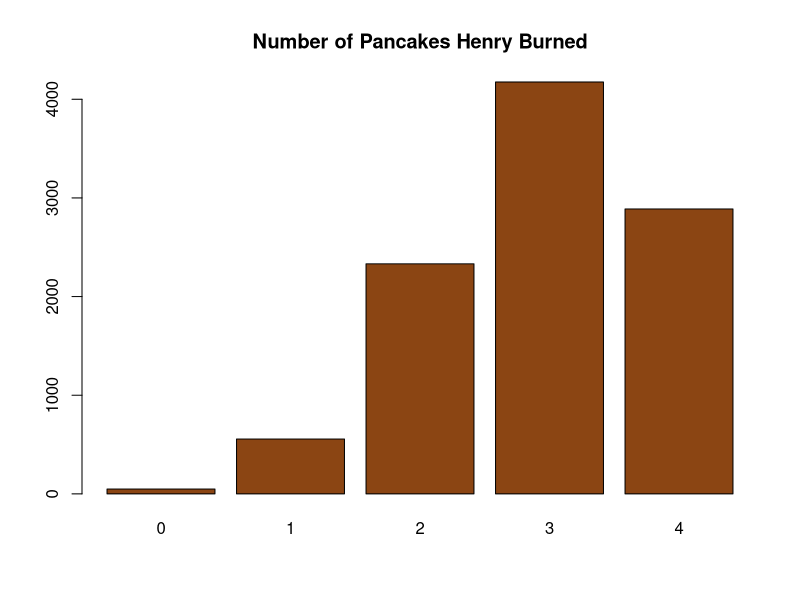
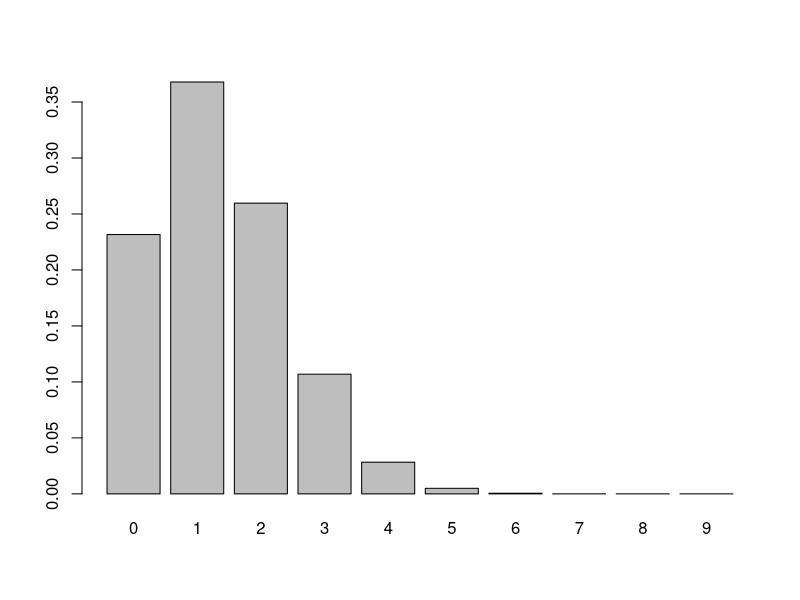

Source code (R) for these figures, in order:
## ---- chunk 1

#Make a list of 100 values where 13 are ones, and 87 are 0's:

mylist<-c(rep(1, 13), rep(0,87))
mylist

#the rep(a,b) command will make a vector that repeats a b times.
#the c puts the two vectors together to be one vector

#Randomly choose 1 value of the 100 values:

X<-sample(mylist, 1)
X
## ---- chunk 2

#Make a list of 1000 values where 22 are ones, and 978 are 0's:

mylist<-c(rep(1, 22), rep(0,978))


#the rep(a,b) command will make a vector that repeats a b times.
#the c puts the two vectors together to be one vector

#Randomly choose 500 value of the 1000 values with replacement (aka independently):

Y<-sample(mylist, 500, replace=TRUE)

mean(Y)
## ---- chunk 3

#Make a list of 1000 values where 22 are ones, and 978 are 0's:

mylist<-c(rep(1, 22), rep(0,978))


#the rep(a,b) command will make a vector that repeats a b times.
#the c puts the two vectors together to be one vector

#Randomly choose 500 value of the 1000 values with replacement (aka independently):

Y<-sample(mylist, 1000000, replace=TRUE)

mean(Y)
## ---- chunk 4

#Make a list of 100 values where 13 are ones, and 87 are 0's:

mylist<-c(rep(1, 73), rep(0,27))


#the rep(a,b) command will make a vector that repeats a b times.
#the c puts the two vectors together to be one vector

#Randomly choose 4 value of the 100 values with replacement (aka independently)

Bern.Trials.4<-sample(mylist, 4, replace=TRUE)

Bern.Trials.4

X<-sum(Bern.Trials.4)  #Adding up the 4 Independent Bernoulli Trials to get my Binomial variable
X
## ---- chunk 5

#Make a list of 100 values where 13 are ones, and 87 are 0's:

mylist<-c(rep(1, 73), rep(0,27))


#the rep(a,b) command will make a vector that repeats a b times.
#the c puts the two vectors together to be one vector

#Randomly choose 4 value of the 100 values with replacement (aka independently)

number.burned<-NULL #making an empty list
n.days<-10000  #number of days Henry makes pancakes

for (i in 1:n.days){

  Bern.Trials.4<-sample(mylist, 4, replace=TRUE)
  X<-sum(Bern.Trials.4)  #Adding up the 4 Independent Bernoulli Trials to get my Binomial variable
  number.burned<-c(number.burned, X)
}

table(number.burned)/n.days

barplot(table(number.burned),names.arg=c(0,1,2,3,4), main="Number of Pancakes Henry Burned", col="chocolate4")  
## ---- chunk 6
dbinom(3, 9, .15)
pbinom(3, 9, .15)
rbinom(3, 9, .15)
## ---- chunk 7
n<- 9 # number of trials
p<- .15 # probability of success for each trial
barplot(dbinom(0:n,n,p), names.arg=0:n)
